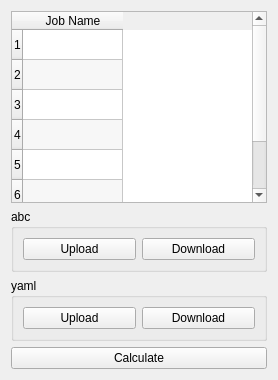
         <widget class="QWidget" name="widget" native="true">
          <property name="sizePolicy">
           <sizepolicy hsizetype="Maximum" vsizetype="Expanding">
            <horstretch>0</horstretch>
            <verstretch>0</verstretch>
           </sizepolicy>
          </property>
          <layout class="QVBoxLayout" name="verticalLayout_8">
           <item>
            <widget class="QTableWidget" name="jTable">
             <property name="toolTip">
              <string>May run multiple jobs at one go.
For this assign names for these jobs.</string>
             </property>
             <property name="alternatingRowColors">
              <bool>true</bool>
             </property>
             <property name="selectionMode">
              <enum>QAbstractItemView::SingleSelection</enum>
             </property>
             <property name="rowCount">
              <number>7</number>
             </property>
             <row>
              <property name="text">
               <string>1</string>
              </property>
             </row>
             <row/>
             <row/>
             <row/>
             <row/>
             <row/>
             <row/>
             <column>
              <property name="text">
               <string>Job Name</string>
              </property>
             </column>
            </widget>
           </item>
           <item>
            <widget class="QGroupBox" name="groupBox_3">
             <property name="title">
              <string>abc</string>
             </property>
             <layout class="QHBoxLayout" name="horizontalLayout_7">
              <item>
               <widget class="QPushButton" name="jABCUploadButton">
                <property name="toolTip">
                 <string>Upload input file</string>
                </property>
                <property name="statusTip">
                 <string>Upload input file</string>
                </property>
                <property name="text">
                 <string>Upload</string>
                </property>
               </widget>
              </item>
              <item>
               <widget class="QPushButton" name="jABCDownloadButton">
                <property name="toolTip">
                 <string>Download input file</string>
                </property>
                <property name="statusTip">
                 <string>Download input file</string>
                </property>
                <property name="text">
                 <string>Download</string>
                </property>
               </widget>
              </item>
             </layout>
            </widget>
           </item>
           <item>
            <widget class="QGroupBox" name="groupBox_4">
             <property name="title">
              <string>yaml</string>
             </property>
             <layout class="QHBoxLayout" name="horizontalLayout_4">
              <item>
               <widget class="QPushButton" name="jYAMLUploadButton">
                <property name="enabled">
                 <bool>true</bool>
                </property>
                <property name="toolTip">
                 <string>Upload configuration</string>
                </property>
                <property name="statusTip">
                 <string>Upload configuration</string>
                </property>
                <property name="text">
                 <string>Upload</string>
                </property>
                <property name="checkable">
                 <bool>false</bool>
                </property>
               </widget>
              </item>
              <item>
               <widget class="QPushButton" name="jYAMLDownloadButton">
                <property name="enabled">
                 <bool>true</bool>
                </property>
                <property name="toolTip">
                 <string>Download configuration</string>
                </property>
                <property name="statusTip">
                 <string>Download configuration</string>
                </property>
                <property name="text">
                 <string>Download</string>
                </property>
               </widget>
              </item>
             </layout>
            </widget>
           </item>
           <item>
            <widget class="QPushButton" name="jCalculateButton">
             <property name="toolTip">
              <string>Calculate</string>
             </property>
             <property name="statusTip">
              <string>Calculate (Ctrl+C)</string>
             </property>
             <property name="text">
              <string>Calculate</string>
             </property>
            </widget>
           </item>
          </layout>
         </widget>
